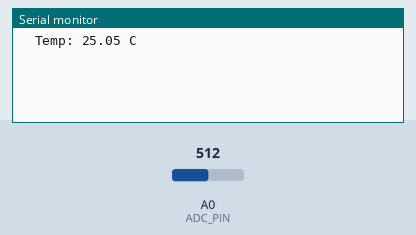
This sketch was run on a simulated Arduino Uno, built with avr-gcc and run on an emulated ATmega328P. Parts: the last lines printed to the serial monitor. The test bench sets the inputs (shaded band); at power-on: A0 (ADC_PIN) = 512.

Above: at 1.2 s.
1.3 s: A0 (ADC_PIN) set to 0
At 3.8 s:
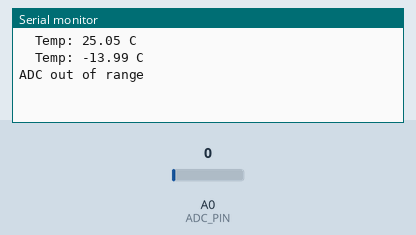
4.3 s: A0 (ADC_PIN) set to 122
At 5.6 s:
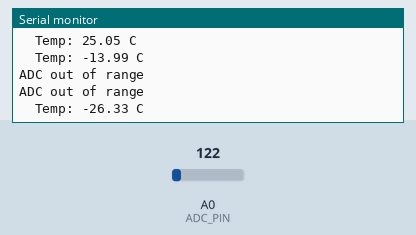
Timing chart, 0 to 7.3 s (numbered marks = the images above; inputs shaded):
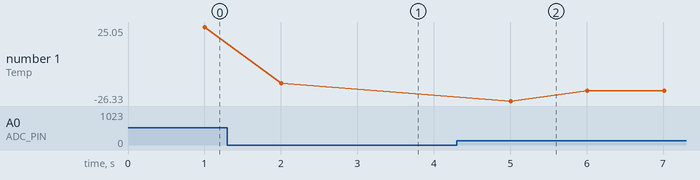

Measured:
- after the input at 1.3 s, the serial monitor: prints a new line after 0.70 s (image 1)
- after the input at 4.3 s, the serial monitor: prints a new line after 0.71 s (image 2)
- plotted number 1: 25.05 → -13.99 after the input at 1.3 s, -13.99 → -19.09 after the input at 4.3 s

The sketch:

thermistortemp.ino
```cpp
//thermistortemp
//This program is where I worked out taking 10 voltage samples from
//a thermistor voltage divider and averaging and converting to a temperature
//using the equation for resistance of a 3435B thermistor. This is for an
//ESP8266 NodeMCU board.

const int ADC_PIN = A0; //Pin on NodeMCU board for analog to digital input

// Thermistor parameters
const float BETA = 3435.0;
const float R0   = 10000.0;   // 10k @ 25C
const float T0   = 298.15;    // 25C in kelvin
const float VCC  = 3.3;

// ADC parameters
const float ADC_MAX = 1023.0;

// Averaging parameters
const int   NUM_SAMPLES = 10;
const int   SAMPLE_DELAY_MS = 100;  // 10 samples over 2 seconds

void setup() {
  Serial.begin(115200);
}

void loop() {
  long adc_sum = 0;

  // Take 10 samples over ~2 seconds
  for (int i = 0; i < NUM_SAMPLES; i++) {
    adc_sum += analogRead(ADC_PIN);
    delay(SAMPLE_DELAY_MS);
  }

  float adc_avg = adc_sum / (float)NUM_SAMPLES;

  // Convert averaged ADC to voltage
  float Vout = VCC * (adc_avg / ADC_MAX);

  // Basic sanity check
  if (Vout <= 0.001 || Vout >= VCC) {
    Serial.println("ADC out of range");
    return;
  }

  // Thermistor resistance (high-side thermistor)
  float Rtherm = R0 * (VCC / Vout - 1.0);

  // Temperature calculation (B-parameter)
  float invT  = (1.0 / T0) + (1.0 / BETA) * log(Rtherm / R0);
  float tempC = (1.0 / invT) - 273.15;

  //Serial.print("ADC avg: ");
  //Serial.print(adc_avg, 1);
  Serial.print("  Temp: ");
  Serial.print(tempC, 2);
  Serial.println(" C");
}
```
